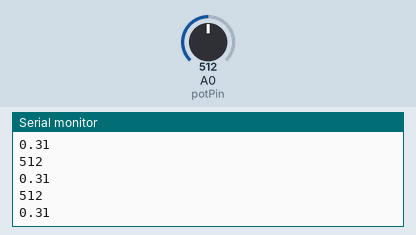
A sketch run on a simulated Arduino Uno, built with avr-gcc and run on an emulated ATmega328P. Shown: the last lines printed to the serial monitor. The inputs (shaded band) are chosen by the test bench; at power-on: A0 (potPin) = 512.

Above: at 1.2 s.
1.3 s: A0 (potPin) set to 716
At 1.81 s:
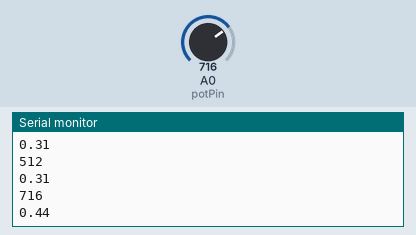
2.8 s: A0 (potPin) set to 900
At 2.82 s:
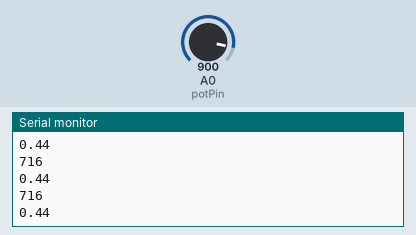
Timing chart, 0 to 5.8 s (numbered marks = the images above; inputs shaded):
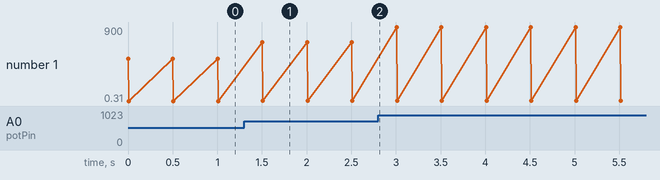

The sketch:

3_18cp3.ino
```cpp
const byte potPin = 14;
double sensorVoltage;
int sensorValue;
int i;

void setup() {
  Serial.begin(9600);
}

void loop() {
  sensorValue = analogRead(potPin);
  for(i=0;i<2.5;i++)
    sensorValue = 0.7*sensorValue+0.3*analogRead(potPin);
  sensorVoltage=2.5*sensorValue/(4095);
  Serial.println(sensorValue);
  Serial.println(sensorVoltage);
  delay(500);
  }
```

Measured:
- after the input at 1.3 s, the serial monitor: prints a new line after 0.20 s (image 1)
- plotted number 1: 0.31 → 0.44 after the input at 1.3 s, 0.44 → 0.55 after the input at 2.8 s
